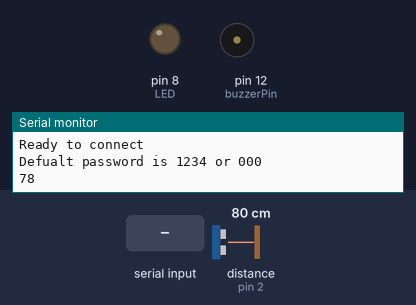
The sketch below on a simulated Arduino Uno, built with avr-gcc and run on an emulated ATmega328P. Shown: output pins drawn as LEDs (lit = HIGH), buzzer (waves = sounding, pin HIGH), the last lines printed to the serial monitor. Wiring (inferred from the names in the program): ultrasonic range finder: trigger pin 3; echo pin 2. The test bench sets the inputs (shaded band); at power-on: distance to the obstacle (sensor on pin 2) 80 cm. The echo pulse lasts 58.3 µs per cm; pins used as bus, display or sensor lines are not drawn.

Above: at 1.2 s.
1.3 s: "1" received over the second serial link
At 1.9 s:
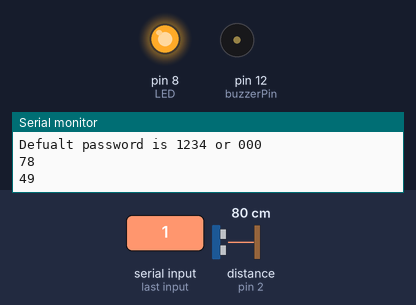
Timing chart, 0 to 4.3 s (numbered marks = the images above; inputs shaded):
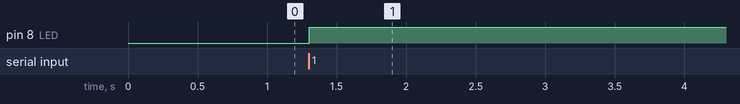

Measured:
- after the input at 1.3 s, pin 8 (LED): LOW → HIGH at once

The sketch:

arduinocane.ino
```cpp
#include <SoftwareSerial.h>


//setup the pins for the bluetooth
SoftwareSerial MyBlue(10, 11); // RX | TX

//reads inccoming data
int flag = 0;

//setup led pin
int LED = 8;

//setup pins for the ultrasonic sensor
const int trigPin = 3;
const int echoPin = 2;

//expiremental sound stuff
int buzzerPin = 12;

//used to calculate distance via how long it takes for sound to leave and return to the sensor
long duration;
int distance;


//just a bool to check the state of elements
int ledOn = 0;
int soundOn = 0;


//messy stuff
unsigned long time1;
unsigned long time2;


unsigned long StartTime1;
unsigned long CurrentTime1;
unsigned long ElapsedTime1;


unsigned long StartTime2;
unsigned long CurrentTime2;
unsigned long ElapsedTime2;


void setup()
{
 //bluetooth setup, sets the baud rate and sets the pin's mode to output
 Serial.begin(9600);
 MyBlue.begin(9600);
 pinMode(LED, OUTPUT);
 Serial.println("Ready to connect\nDefualt password is 1234 or 000");

 //ultrasonic setup, trigpin outputs, trigpin receives
 pinMode(trigPin, OUTPUT);
 pinMode(echoPin, INPUT);

 time1 = millis();
 time2;

 //Sound Setup
 pinMode(buzzerPin, OUTPUT);

  StartTime1 = millis();
  StartTime2 = millis();
}

void loop()
{
 //clear trigPin
 digitalWrite(trigPin, LOW);
 delayMicroseconds(2);

 //set trigPin on HIGH for 10 ms
 digitalWrite(trigPin, HIGH);
 delayMicroseconds(10);
 digitalWrite(trigPin, LOW);

 //read echoPin
 duration = pulseIn(echoPin, HIGH);

 //calculate distance
 distance = duration*0.034/2;

 time2 = millis();

 if(time2 - time1 >= 1000)
 {
  MyBlue.println(distance);
  Serial.println(distance);
  time1=millis();
 }

 //bluetooth stuff
 //if the bluetooth module has incoming data, read that data
 if (MyBlue.available())
 {
   flag = MyBlue.read();
   Serial.println(flag);
 }
 //turn light on or off depending on what was read
 if (flag == '1')
 {
  if(ledOn == 0)
  {
    ledOn = 1;
    digitalWrite(LED, HIGH);
  }
  else
  {
    ledOn = 0;
    digitalWrite(LED, LOW);
  }
 }
 flag = 0;

 //sound stuff
 if(flag == '2')
 {
  if(soundOn == 0)
  {
    soundOn = 1;
    digitalWrite(buzzerPin, HIGH);
  }
  else
  {
    soundOn = 0;
    digitalWrite(buzzerPin, LOW);
  }
 }
}
```
